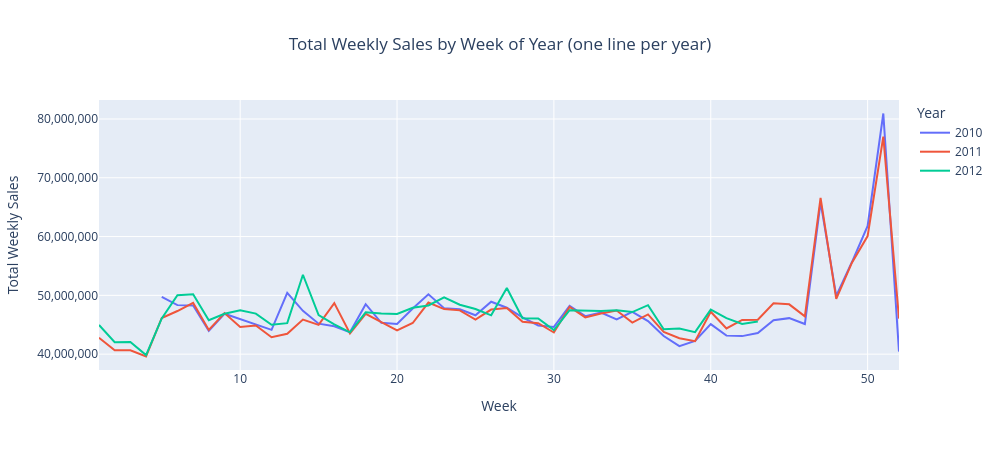

Source (notebook cell):
### Code cell
total_df = total.reset_index()
total_df.columns = ['Date', 'Total_Sales']
total_df['Year'] = total_df['Date'].dt.year.astype(str)
total_df['Week'] = total_df['Date'].dt.isocalendar().week.astype(int)

fig = px.line(total_df, x='Week', y='Total_Sales', color='Year',
              title='Total Weekly Sales by Week of Year (one line per year)',
              labels={'Total_Sales': 'Total Weekly Sales'})
fig.update_layout(width=1000, height=450, title_x=0.5)
fig.update_yaxes(tickformat=',.0f')
fig.show()

# 2010 and 2012 are partial years, so compare weekly averages instead of yearly totals
print(total_df.groupby('Year')['Total_Sales'].agg(['mean', 'count']).rename(
    columns={'mean': 'Avg_total_per_week', 'count': 'Weeks_in_data'}))

### Figure 1 — Plotly figure (JSON) as saved in the notebook; plotly's stock layout.template omitted (floating-point values rounded to 4 significant figures)
{"data": [{"hovertemplate": "Year=2010<br>Week=%{x}<br>Total Weekly Sales=%{y}<extra></extra>", "legendgroup": "2010", "line": {"color": "#636efa", "dash": "solid"}, "marker": {"symbol": "circle"}, "mode": "lines", "name": "2010", "orientation": "v", "showlegend": true, "type": "scatter", "x": [5, 6, 7, 8, 9, 10, 11, 12, 13, 14, 15, 16, 17, 18, 19, 20, 21, 22, 23, 24, 25, 26, 27, 28, 29, 30, 31, 32, 33, 34, 35, 36, 37, 38, 39, 40, 41, 42, 43, 44, 45, 46, 47, 48, 49, 50, 51, 52], "xaxis": "x", "y": [49750000.0, 48340000.0, 48280000.0, 43970000.0, 46870000.0, 45930000.0, 44990000.0, 44130000.0, 50420000.0, 47370000.0, 45180000.0, 44730000.0, 43710000.0, 48500000.0, 45330000.0, 45120000.0, 47760000.0, 50190000.0, 47830000.0, 47620000.0, 46610000.0, 48920000.0, 47900000.0, 46240000.0, 44890000.0, 44630000.0, 48200000.0, 46460000.0, 47060000.0, 45910000.0, 47190000.0, 45630000.0, 43080000.0, 41360000.0, 42240000.0, 45100000.0, 43150000.0, 43070000.0, 43600000.0, 45780000.0, 46120000.0, 45130000.0, 65820000.0, 49910000.0, 55670000.0, 61820000.0, 80930000.0, 40430000.0], "yaxis": "y"}, {"hovertemplate": "Year=2011<br>Week=%{x}<br>Total Weekly Sales=%{y}<extra></extra>", "legendgroup": "2011", "line": {"color": "#EF553B", "dash": "solid"}, "marker": {"symbol": "circle"}, "mode": "lines", "name": "2011", "orientation": "v", "showlegend": true, "type": "scatter", "x": [1, 2, 3, 4, 5, 6, 7, 8, 9, 10, 11, 12, 13, 14, 15, 16, 17, 18, 19, 20, 21, 22, 23, 24, 25, 26, 27, 28, 29, 30, 31, 32, 33, 34, 35, 36, 37, 38, 39, 40, 41, 42, 43, 44, 45, 46, 47, 48, 49, 50, 51, 52], "xaxis": "x", "y": [42780000.0, 40670000.0, 40650000.0, 39600000.0, 46150000.0, 47340000.0, 48720000.0, 44130000.0, 46980000.0, 44630000.0, 44870000.0, 42880000.0, 43460000.0, 45890000.0, 44970000.0, 48680000.0, 43530000.0, 46860000.0, 45450000.0, 44050000.0, 45290000.0, 48770000.0, 47670000.0, 47450000.0, 45880000.0, 47580000.0, 47860000.0, 45520000.0, 45270000.0, 43680000.0, 48020000.0, 46250000.0, 46920000.0, 47420000.0, 45380000.0, 46760000.0, 43790000.0, 42720000.0, 42200000.0, 47210000.0, 44370000.0, 45820000.0, 45860000.0, 48660000.0, 48470000.0, 46440000.0, 66590000.0, 49390000.0, 55560000.0, 60090000.0, 77000000.0, 46040000.0], "yaxis": "y"}, {"hovertemplate": "Year=2012<br>Week=%{x}<br>Total Weekly Sales=%{y}<extra></extra>", "legendgroup": "2012", "line": {"color": "#00cc96", "dash": "solid"}, "marker": {"symbol": "circle"}, "mode": "lines", "name": "2012", "orientation": "v", "showlegend": true, "type": "scatter", "x": [1, 2, 3, 4, 5, 6, 7, 8, 9, 10, 11, 12, 13, 14, 15, 16, 17, 18, 19, 20, 21, 22, 23, 24, 25, 26, 27, 28, 29, 30, 31, 32, 33, 34, 35, 36, 37, 38, 39, 40, 41, 42, 43], "xaxis": "x", "y": [44960000.0, 42020000.0, 42080000.0, 39830000.0, 46090000.0, 50010000.0, 50200000.0, 45770000.0, 46860000.0, 47480000.0, 46900000.0, 44990000.0, 45270000.0, 53500000.0, 46630000.0, 45070000.0, 43720000.0, 47120000.0, 46930000.0, 46820000.0, 47890000.0, 48280000.0, 49650000.0, 48410000.0, 47670000.0, 46600000.0, 51250000.0, 46100000.0, 46060000.0, 44100000.0, 47490000.0, 47400000.0, 47350000.0, 47450000.0, 47160000.0, 48330000.0, 44230000.0, 44350000.0, 43730000.0, 47570000.0, 46130000.0, 45120000.0, 45540000.0], "yaxis": "y"}], "layout": {"height": 450, "legend": {"title": {"text": "Year"}, "tracegroupgap": 0}, "title": {"text": "Total Weekly Sales by Week of Year (one line per year)", "x": 0.5}, "width": 1000, "xaxis": {"anchor": "y", "domain": [0, 1], "title": {"text": "Week"}}, "yaxis": {"anchor": "x", "domain": [0, 1], "tickformat": ",.0f", "title": {"text": "Total Weekly Sales"}}}}
